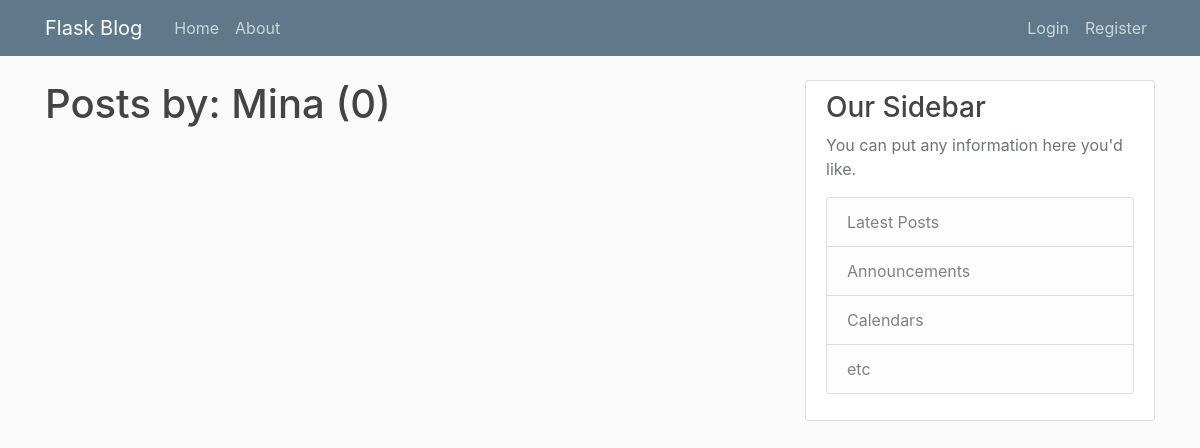
Page /user/Mina on the earlier database version.
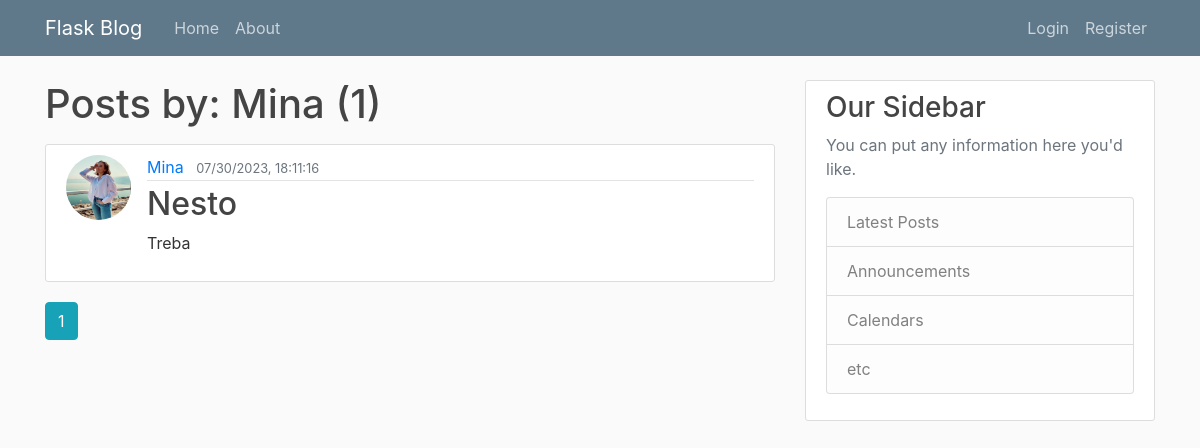
Same page on the later database version.
### flask_blog/models.py (models this page shows, shortened)
class Post(db.Model):
    id=db.Column(db.Integer,primary_key=True)
    title=db.Column(db.String(100),nullable=False)
    date_posted=db.Column(db.DateTime,nullable=False,default=datetime.utcnow())
    content=db.Column(db.Text,nullable=False)
    user_id=db.Column(db.Integer,db.ForeignKey("user.id"),nullable=False)

class User(db.Model,UserMixin):
    id=db.Column(db.Integer,primary_key=True)
    username=db.Column(db.String(20),unique=True,nullable=False)
    email=db.Column(db.String(120),unique=True,nullable=False)
    image_file=db.Column(db.String(20),nullable=False,default='default.jpg')
    password=db.Column(db.String(60),nullable=False)
    posts=db.relationship("Post",backref="author",lazy=True)

### flask_blog/users/routes.py (the view)
@users.route("/user/<string:username>")
def user_posts(username):
    page=request.args.get("page",1,type=int)
    user=User.query.filter_by(username=username).first_or_404()
    posts=Post.query.filter_by(author=user).order_by(Post.date_posted.desc()).paginate(page=page,per_page=5)
    return render_template('user_posts.html', posts=posts,user=user)

### flask_blog/templates/user_posts.html
{% extends "layout.html" %}
{% block content %}
<h1 class="mb-3">Posts by: {{user.username}} ({{posts.total}})</h1>
{% for post in posts.items %}
<article class="media content-section">
    <img class="rounded-circle article-img "
        src="{{url_for('static',filename='profile_pics/'+ post.author.image_file)}}" alt="">
    <div class="media-body">
        <div class="article-metadata">
            <a class="mr-2" href="{{url_for('users.user_posts',username=post.author.username)}}">{{ post.author.username
                }}</a>
            <small class="text-muted">{{ post.date_posted.strftime("%m/%d/%Y, %H:%M:%S") }}</small>
        </div>
        <h2><a class="article-title" href="{{url_for('posts.post',post_id=post.id)}}">{{ post.title }}</a></h2>
        <p class="article-content">{{ post.content }}</p>
    </div>
</article>
{% endfor %}
{% for page_num in posts.iter_pages(left_edge=1, right_edge=1, left_current=1,right_current=2)%}
{% if page_num %}
{% if posts.page==page_num %}
<a class="btn btn-info mb-4" href="{{url_for('users.user_posts',username=user.username)}}">{{page_num}}</a>
{% else %}
<a class="btn btn-outline-info mb-4" href="{{url_for('users.user_posts',username=user.username)}}">{{page_num}}</a>
{% endif %}
{% else %}
...
{% endif %}
{% endfor %}
{% endblock content %}

Differences in the rows shown:
added Post: image_file (picture), author.username "Mina", date_posted "07/30/2023, 18:11:16", title "Nesto", content "Treba"
Other differences:
{{ posts.total }}: "0" → "1"
new list line: "1"
